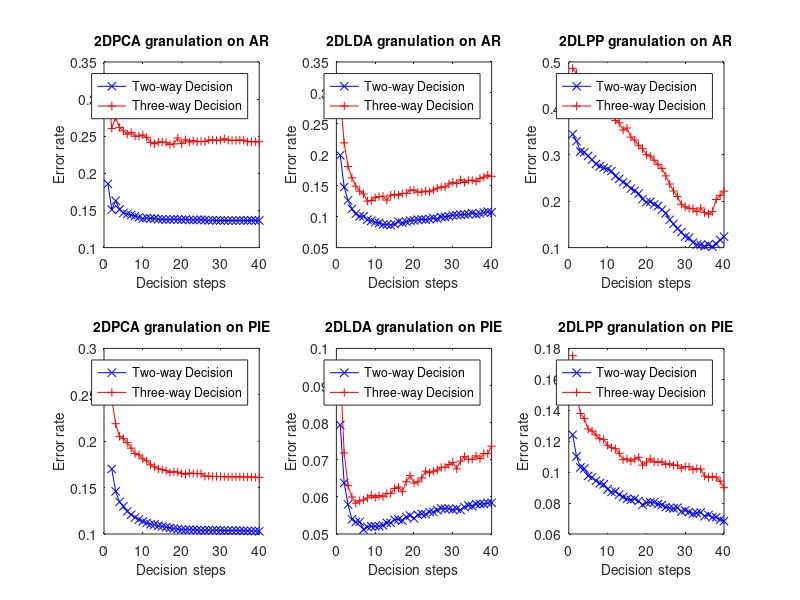

Write MATLAB code to recreate this figure.
%%
clear
a=1:40;
load('thir_ar_TWD_vs_2D_01.mat')
num_test=240;
%%
subplot(2,3,1)
plot(a,this_loop_err(1,a)/num_test,'-bx')
hold on
plot(a,this_loop_err(1+3,a)/num_test,'-r+')
legend('Two-way Decision','Three-way Decision')
title('2DPCA granulation on AR','FontSize',10)
ylabel('Error rate','FontSize',10)
xlabel('Decision  steps','FontSize',10) 
% axis([0,30,60,200])
%%
subplot(2,3,2)
plot(a,this_loop_err(2,a)/num_test,'-bx')
hold on
plot(a,this_loop_err(2+3,a)/num_test,'-r+')
legend('Two-way Decision','Three-way Decision')
title('2DLDA granulation on AR','FontSize',10)
ylabel('Error rate','FontSize',10)
xlabel('Decision  steps','FontSize',10) 
% axis([0,30,60,200])
%%
subplot(2,3,3)
plot(a,this_loop_err(3,a)/num_test,'-bx')
hold on
plot(a,this_loop_err(3+3,a)/num_test,'-r+')
legend('Two-way Decision','Three-way Decision')
title('2DLPP granulation on AR','FontSize',10)
ylabel('Error rate','FontSize',10)
xlabel('Decision  steps','FontSize',10) 
%%
load('thir_PIE_TWD_vs_2D_02.mat')
num_test=450;
% num_test=300;
%%
subplot(2,3,4)
plot(a(2:max(a)),this_loop_err(1,a(2:max(a)))/num_test,'-bx')
hold on
plot(a(2:max(a)),this_loop_err(1+3,a(2:max(a)))/num_test,'-r+')
legend('Two-way Decision','Three-way Decision')
title('2DPCA granulation on PIE','FontSize',10)
ylabel('Error rate','FontSize',10)
xlabel('Decision  steps','FontSize',10) 
% axis([0,30,60,200])
%%
subplot(2,3,5)
plot(a,this_loop_err(2,a)/num_test,'-bx')
hold on
plot(a,this_loop_err(2+3,a)/num_test,'-r+')
legend('Two-way Decision','Three-way Decision')
title('2DLDA granulation on PIE','FontSize',10)
ylabel('Error rate','FontSize',10)
xlabel('Decision  steps','FontSize',10) 
% axis([0,30,60,200])
%%
subplot(2,3,6)
plot(a,this_loop_err(3,a)/num_test,'-bx')
hold on
plot(a,this_loop_err(3+3,a)/num_test,'-r+')
legend('Two-way Decision','Three-way Decision')
title('2DLPP granulation on PIE','FontSize',10)
ylabel('Error rate','FontSize',10)
xlabel('Decision  steps','FontSize',10) 